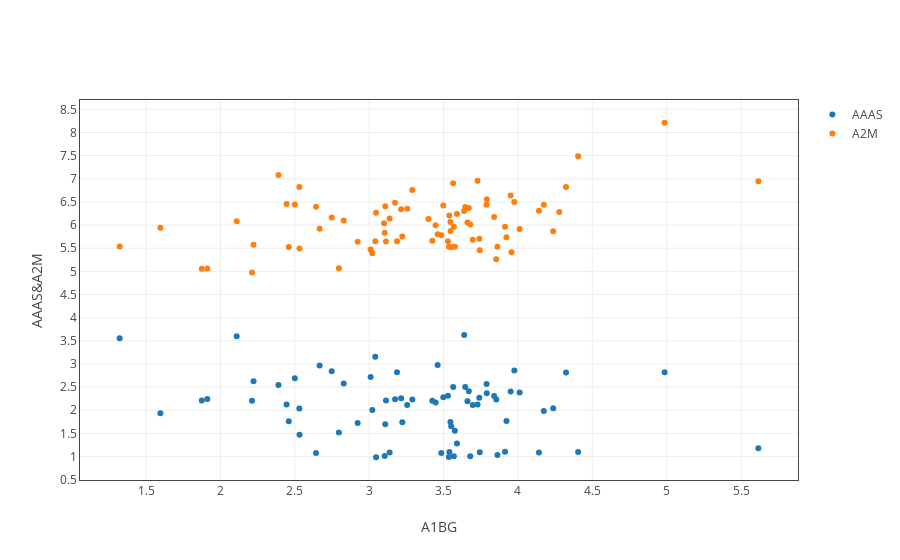

The notebook cell saved with this chart:
### Markdown cell above
1022finish

### Code cell
tt = plot.myPlot(df1)
tt.scatter_plot(x='A1BG',y=['AAAS','A2M'])
isinstance(['a'],list)
